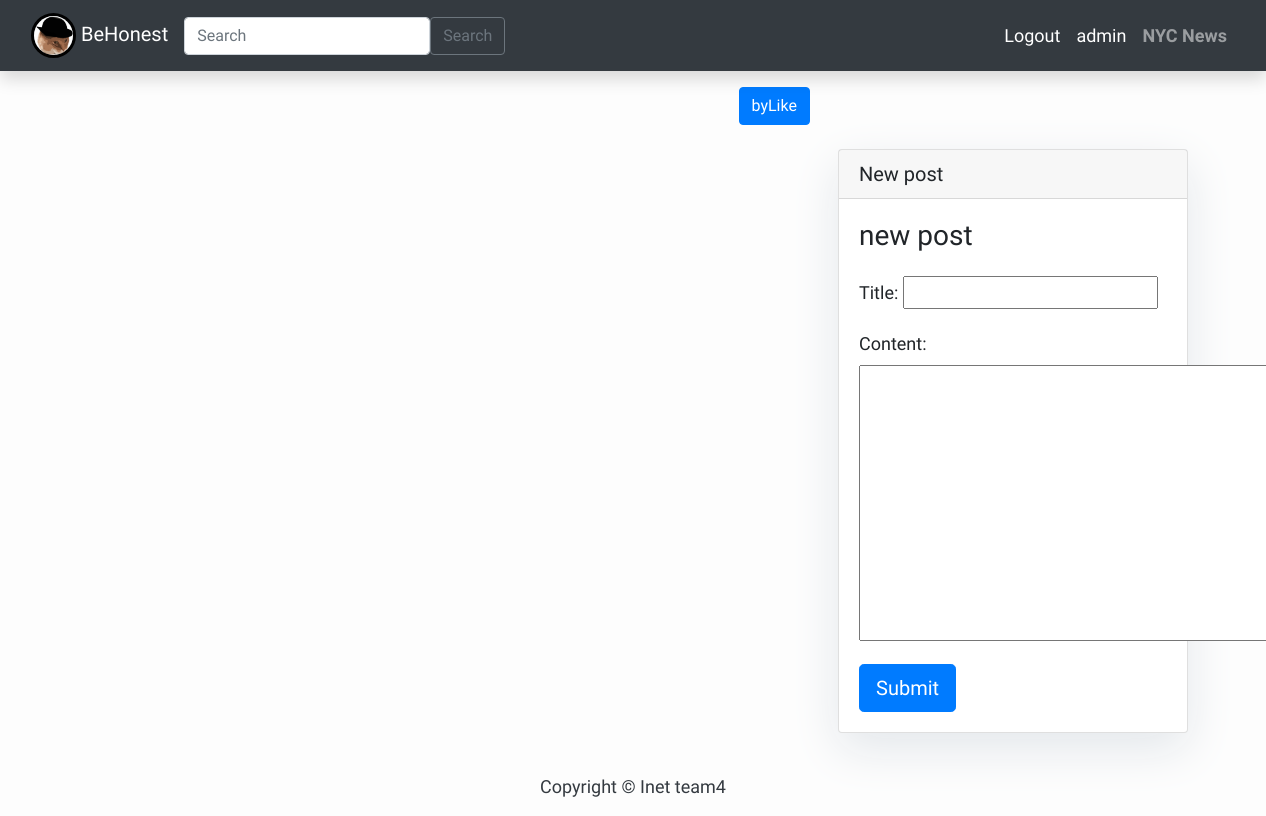
/home (signed in), run on an earlier commit of the app's database.
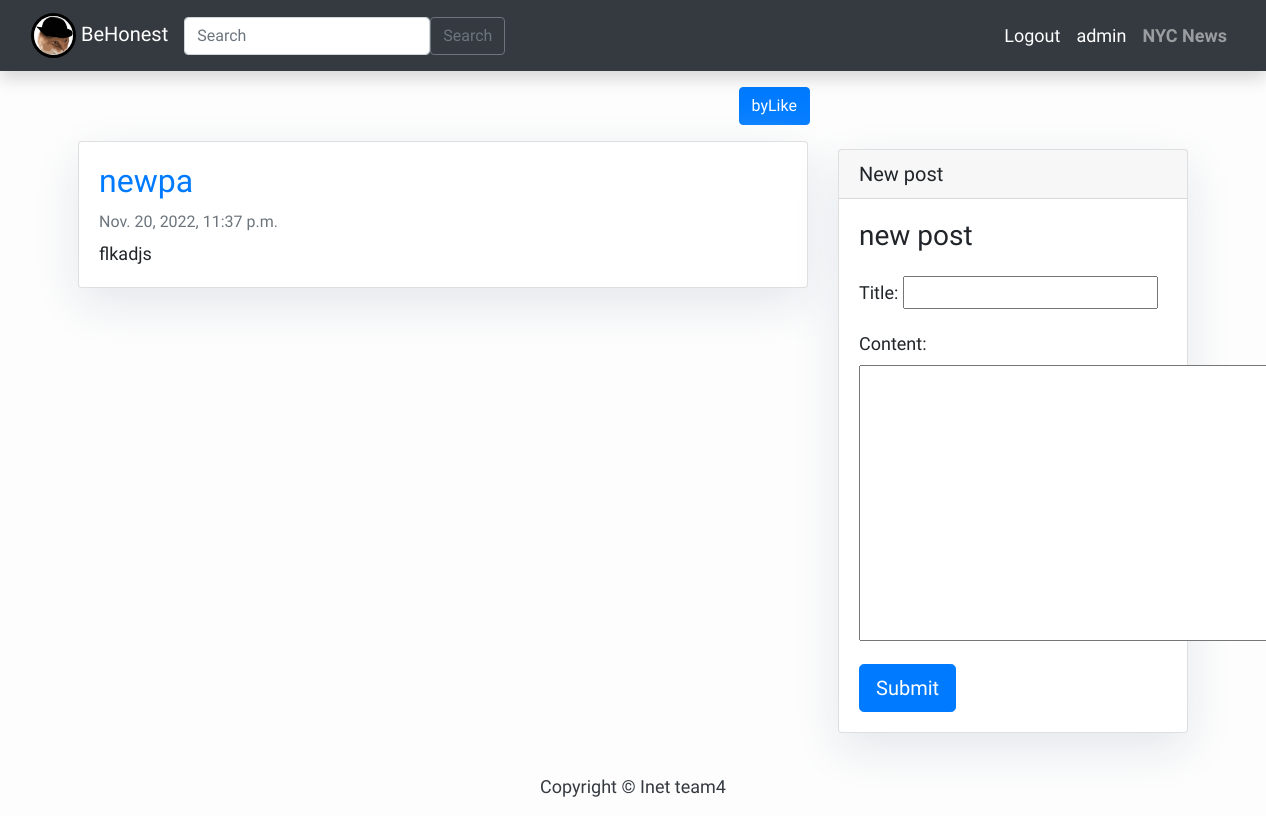
And on a later commit of the database.
### post/models.py (models this page shows, shortened)
class Post(models.Model):
    title = models.CharField(max_length=200)
    author = models.ForeignKey(
        User, on_delete=models.CASCADE, related_name="blog_posts"
    )
    content = models.TextField()
    created_on = models.DateTimeField(auto_now_add=True)
    likes = models.ManyToManyField(User, related_name="post_post")
    dislikes = models.ManyToManyField(User, related_name="blog_post")
    class Meta:
        ordering = ["-title"]
    def checknew(self):
        now = datetime.now()
        now = utc.localize(now)
        if now - timedelta(hours=24) <= self.created_on:
            return True
        else:
            return False

### post/views.py (the view, shortened to what this page needs)
# urls.py: path("home", post_list, name="base"),
@login_required(login_url="/")  # redirect when user is not logged in
def post_list(request):
    if request.user is not None:
        new_post = None
        if request.method == "POST":
            post_form = PostForm(data=request.POST)
            if post_form.is_valid():
                new_post = post_form.save(False)
                new_post.author = request.user
                new_post.save()
        else:
            post_form = PostForm()
        refresh_queryset = Post.objects.order_by("-created_on")
        return render(
            request,
            "index.html",
            {
                "post_list": refresh_queryset,
                "post": refresh_queryset,
                "new_comment": new_post,
                "comment_form": post_form,
            },
        )

### post/forms.py
class PostForm(forms.ModelForm):
    class Meta:
        model = Post
        fields = ("title", "content")

### post/templates/index.html (shortened to what this page needs)
{% extends "base.html" %}
 {% block content %}
<div class="offset-md-7 mt-3 left">
 <a class="btn btn-primary " href="{% url 'post:sort' %}">
   byLike
        </a>
</div>
<div class="container">
  <div class="row">
    <div class="col-md-8 mt-3 left">
      {% for post in post_list %}
      {% if post.checknew %}
        <div class="card mb-4" >
          <div class="card-body">
            <a href="{% url 'post:post_detail' post.id  %}">
              <h2 class="card-title"> {{ post.title }}</h2>
            </a>
            <p class="card-text text-muted h6">{{ post.created_on}} </p>
            <p class="card-text">{{post.content|slice:":200" }}</p>
          </div>
        </div>
      {% endif %}
      {% endfor %}
    </div>
      {% block sidebar %}
      {% include 'sidebar.html' %}
      {% endblock sidebar %}
    </div>
</div>
{%endblock%}

What changed in the data, as far as the page shows it:
added Post: title "newpa", created_on "Nov. 20, 2022, 11:37 p.m.", content "flkadjs"
